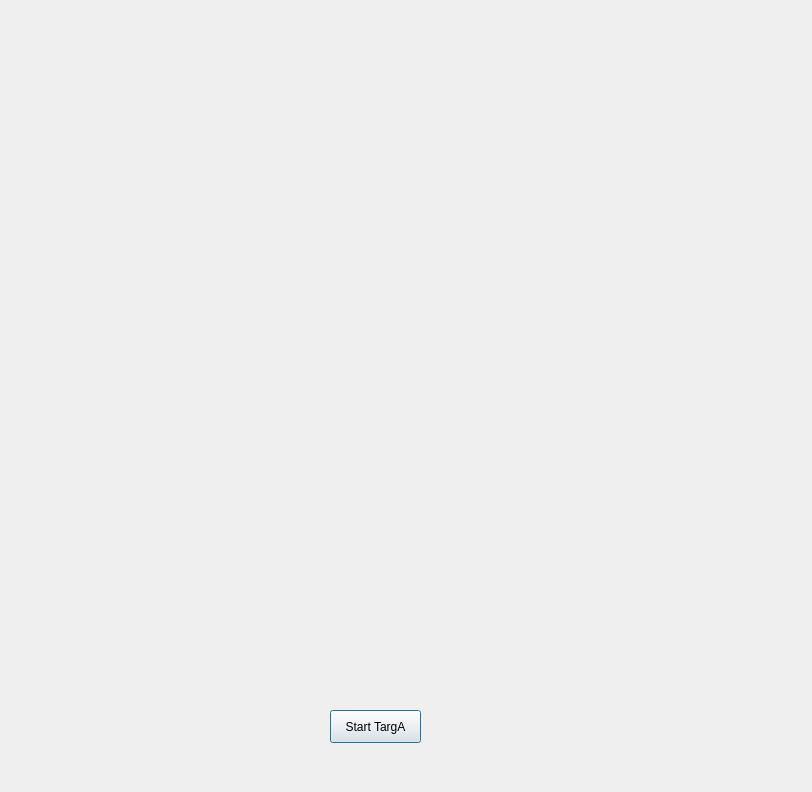
<?xml version="1.0" encoding="UTF-8"?>
<ui version="4.0">
 <class>Dialog</class>
 <widget class="QDialog" name="Dialog">
  <property name="geometry">
   <rect>
    <x>0</x>
    <y>0</y>
    <width>812</width>
    <height>792</height>
   </rect>
  </property>
  <property name="windowTitle">
   <string>Dialog</string>
  </property>
  <widget class="QPushButton" name="pushButton">
   <property name="geometry">
    <rect>
     <x>330</x>
     <y>710</y>
     <width>91</width>
     <height>33</height>
    </rect>
   </property>
   <property name="text">
    <string>Start TargA</string>
   </property>
  </widget>
 </widget>
 <resources/>
 <connections/>
</ui>
